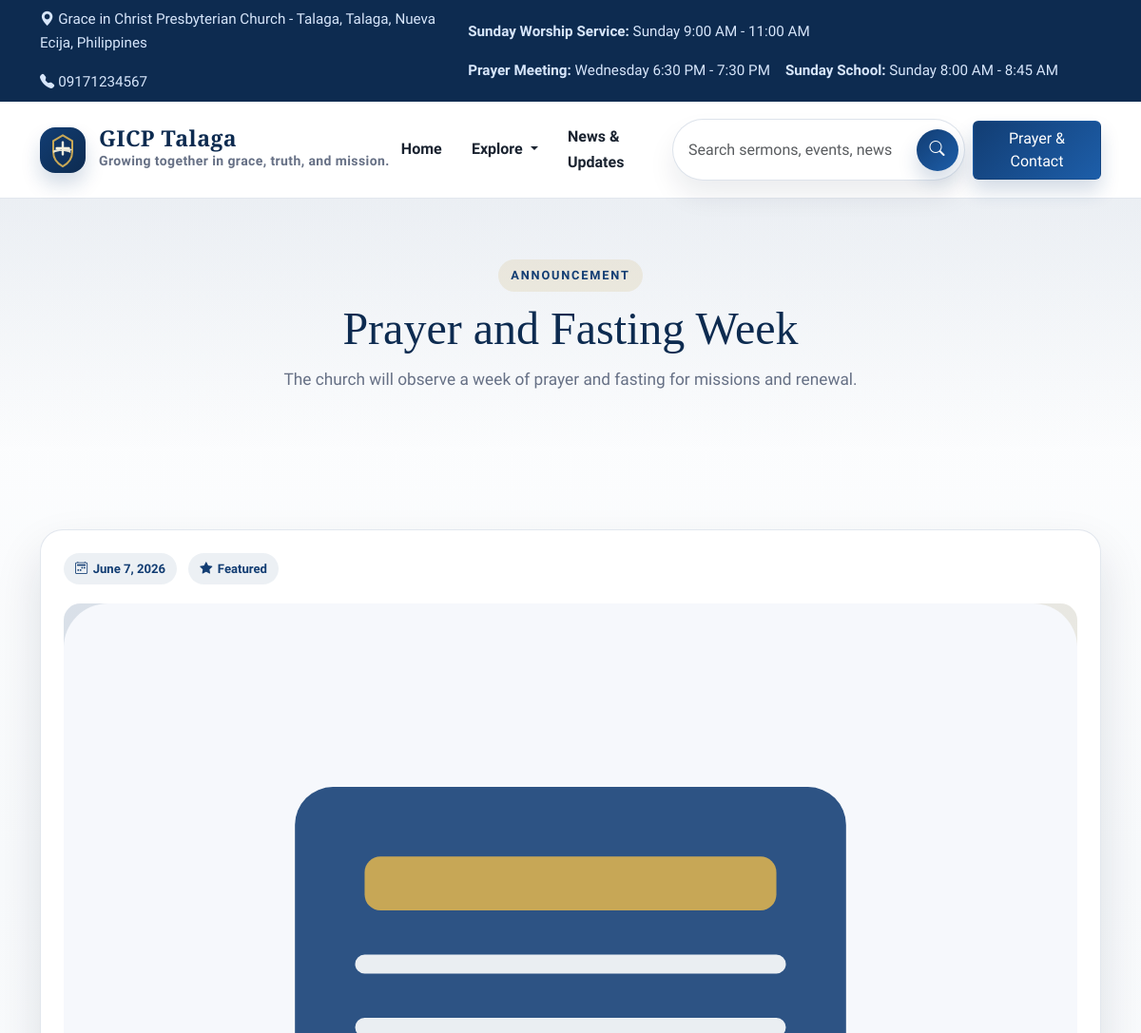
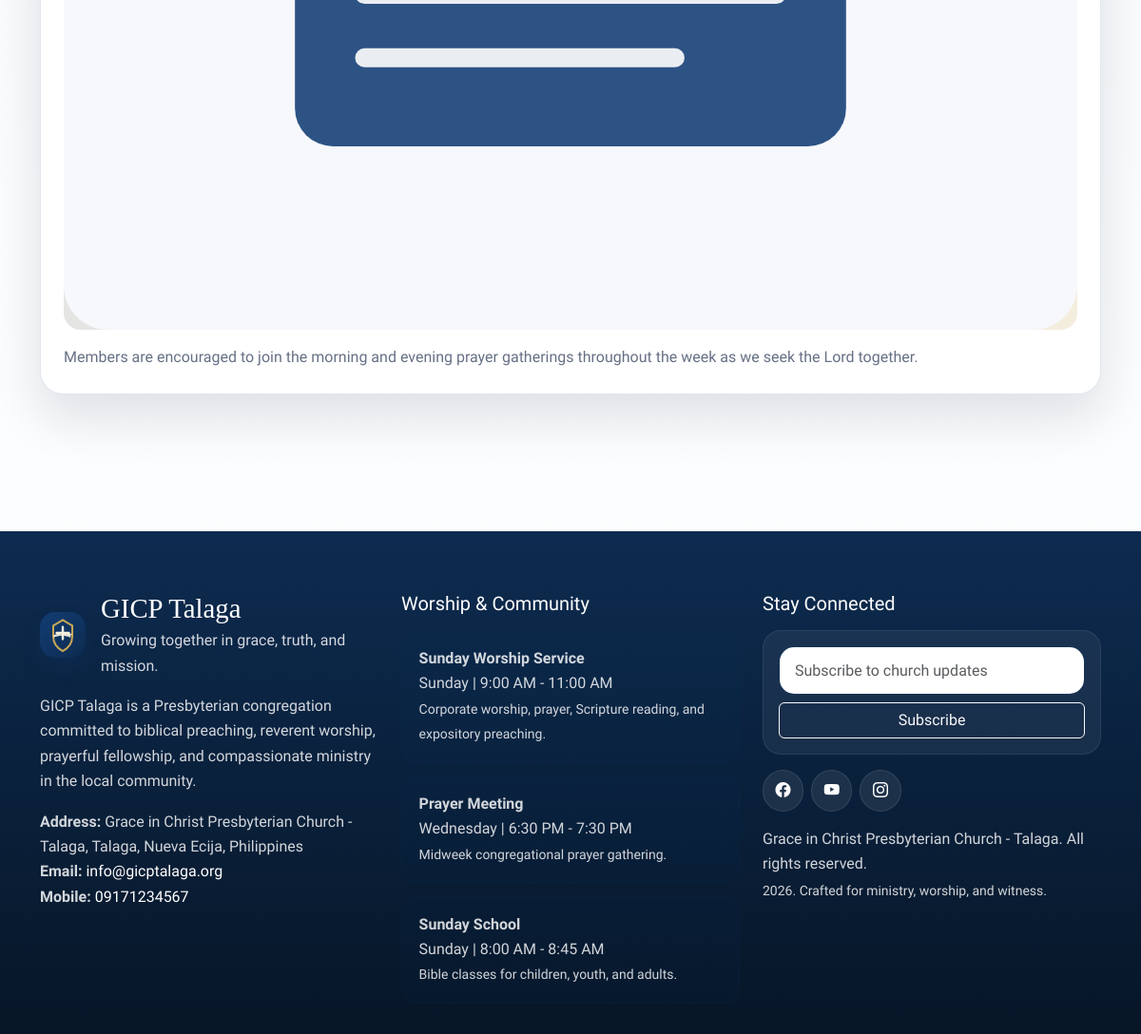
The app's page /announcements/prayer-and-fasting-week with its own data (2 pictures, top to bottom).
### tables this page shows
CREATE TABLE `church_profile` (
  `id` INT UNSIGNED NOT NULL AUTO_INCREMENT,
  `church_name` VARCHAR(255) NOT NULL,
  `short_name` VARCHAR(120) NOT NULL,
  `tagline` VARCHAR(255) NULL,
  `logo` VARCHAR(255) NULL,
  `hero_image` VARCHAR(255) NULL,
  `welcome_message` LONGTEXT NULL,
  `brief_intro` LONGTEXT NULL,
  `history` LONGTEXT NULL,
  `mission` LONGTEXT NULL,
  `vision` LONGTEXT NULL,
  `core_values` LONGTEXT NULL,
  `statement_of_faith` LONGTEXT NULL,
  `address` VARCHAR(255) NULL,
  `email` VARCHAR(150) NULL,
  `mobile_number` VARCHAR(50) NULL,
  `landline` VARCHAR(50) NULL,
  `google_map_embed` LONGTEXT NULL,
  `facebook_url` VARCHAR(255) NULL,
  `youtube_url` VARCHAR(255) NULL,
  `instagram_url` VARCHAR(255) NULL,
  `prayer_cta_text` VARCHAR(255) NULL,
  `created_at` DATETIME NOT NULL,
  `updated_at` DATETIME NOT NULL,
  PRIMARY KEY (`id`)
);

CREATE TABLE `service_schedules` (
  `id` INT UNSIGNED NOT NULL AUTO_INCREMENT,
  `title` VARCHAR(150) NOT NULL,
  `day_name` VARCHAR(50) NOT NULL,
  `time_range` VARCHAR(80) NOT NULL,
  `description` VARCHAR(255) NULL,
  `display_order` INT NOT NULL DEFAULT 0,
  `is_visible` TINYINT(1) NOT NULL DEFAULT 1,
  `created_at` DATETIME NOT NULL,
  `updated_at` DATETIME NOT NULL,
  PRIMARY KEY (`id`)
);

CREATE TABLE `menu_items` (
  `id` INT UNSIGNED NOT NULL AUTO_INCREMENT,
  `label` VARCHAR(100) NOT NULL,
  `url` VARCHAR(255) NOT NULL,
  `icon` VARCHAR(80) NULL,
  `target` VARCHAR(20) NOT NULL DEFAULT '_self',
  `parent_id` INT UNSIGNED NULL,
  `sort_order` INT NOT NULL DEFAULT 0,
  `is_visible` TINYINT(1) NOT NULL DEFAULT 1,
  `created_at` DATETIME NOT NULL,
  `updated_at` DATETIME NOT NULL,
  PRIMARY KEY (`id`),
  CONSTRAINT `fk_menu_items_parent` FOREIGN KEY (`parent_id`) REFERENCES `menu_items`(`id`) ON DELETE SET NULL ON UPDATE CASCADE
);

CREATE TABLE `announcements` (
  `id` INT UNSIGNED NOT NULL AUTO_INCREMENT,
  `title` VARCHAR(255) NOT NULL,
  `slug` VARCHAR(200) NOT NULL,
  `summary` LONGTEXT NULL,
  `content` LONGTEXT NULL,
  `image` VARCHAR(255) NULL,
  `publish_date` DATE NOT NULL,
  `is_featured` TINYINT(1) NOT NULL DEFAULT 0,
  `status` ENUM('draft', 'published', 'archived') NOT NULL DEFAULT 'published',
  `created_at` DATETIME NOT NULL,
  `updated_at` DATETIME NOT NULL,
  PRIMARY KEY (`id`),
  UNIQUE KEY `uk_announcements_slug` (`slug`)
);

### application/core/MY_Controller.php (called while the page is built, shortened)
<?php
class Site_Controller extends CI_Controller
{
	public $church_profile_model;
	public $daily_verse_model;
	public $service_schedule_model;
	public $setting_model;
	public $menu_model;
	protected $site_data = array();
	public function __construct()
	{
		$this->load->model(array(
			'church_profile_model',
			'daily_verse_model',
			'announcement_model',
			'event_model',
			'news_update_model',
			'ministry_model',
			'pastor_model',
			'sermon_model',
			'gallery_model',
			'visitor_log_model',
			'service_schedule_model'
		));
		$this->site_data = array(
			'settings' => $this->setting_model->get_keyed_settings(),
			'church_profile' => $this->church_profile_model->get_primary_profile(),
			'menu_items' => $this->menu_model->get_visible_menu(),
			'daily_verse' => $this->daily_verse_model->get_current_verse(),
			'service_schedules' => $this->service_schedule_model->get_public_schedules(),
		);
	}
	protected function render($view, $data = array())
	{
		$data = array_merge($this->site_data, $data);
		$this->load->view('site/layout/header', $data);
		$this->load->view($view, $data);
		$this->load->view('site/layout/footer', $data);
	}
}

### application/controllers/Site.php (called while the page is built, shortened)
<?php
class Site extends Site_Controller
{
	public function __construct()
	{
		parent::__construct();
	}
	public function announcement($slug)
	{
		$announcement = $this->announcement_model->get_by_slug($slug);
		$this->render('site/announcement_detail', array(
			'page_title' => $announcement->title,
			'announcement' => $announcement,
		));
	}
}

### index.php (called while the page is built, shortened)
<?php
require_once BASEPATH.'core/CodeIgniter.php';

### application/helpers/app_helper.php (called while the page is built, shortened)
<?php
if (!function_exists('setting_value'))
{
	function setting_value($settings, $key, $default = '')
	{
		return isset($settings[$key]) && $settings[$key] !== '' ? $settings[$key] : $default;
	}
}
if (!function_exists('is_active_menu'))
{
	function is_active_menu($uri)
	{
		$ci = get_instance();
		$current = trim($ci->uri->uri_string(), '/');
		return $current === trim($uri, '/') ? 'active' : '';
	}
}
if (!function_exists('asset_url'))
{
	function asset_url($path)
	{
		return base_url('assets/'.ltrim($path, '/'));
	}
}
if (!function_exists('media_url'))
{
	function media_url($path, $fallback = 'images/placeholders/default.svg')
	{
		return base_url(ltrim($path, '/'));
	}
}
if (!function_exists('formatted_date'))
{
	function formatted_date($date, $format = 'F j, Y')
	{
		return date($format, strtotime($date));
	}
}

### application/models/Church_profile_model.php (called while the page is built, shortened)
<?php
class Church_profile_model extends MY_Model
{
	protected $table = 'church_profile';
	public function get_primary_profile()
	{
		$profile = $this->db->limit(1)->get($this->table)->row();
		if ($profile)
		{
			return $profile;
		}
		return (object) array(
			'church_name' => 'Grace in Christ Presbyterian Church - Talaga',
			'short_name' => 'GICP Talaga',
			'tagline' => '',
			'logo' => 'assets/images/logo.svg',
			'hero_image' => 'assets/images/hero-pattern.svg',
			'welcome_message' => '',
			'brief_intro' => '',
			'history' => '',
			'mission' => '',
			'vision' => '',
			'core_values' => '',
			'statement_of_faith' => '',
			'address' => '',
			'email' => '',
			'mobile_number' => '',
			'landline' => '',
			'google_map_embed' => '',
			'facebook_url' => '',
			'youtube_url' => '',
			'instagram_url' => '',
			'prayer_cta_text' => '',
		);
	}
}

### application/core/MY_Model.php (called while the page is built, shortened)
<?php
class MY_Model extends CI_Model
{
	protected $table = '';
	protected $order_by = 'id DESC';
	public function get_all($limit = NULL, $offset = 0)
	{
		if ($this->order_by)
		{
			$this->db->order_by($this->order_by);
		}
		return $this->db->get($this->table)->result();
	}
	public function get_by($where, $single = FALSE)
	{
		$query = $this->db->get_where($this->table, $where);
		return $single ? $query->row() : $query->result();
	}
	public function insert($data)
	{
		$this->db->insert($this->table, $data);
		return (int) $this->db->insert_id();
	}
}

### application/models/Service_schedule_model.php (called while the page is built, shortened)
<?php
class Service_schedule_model extends MY_Model
{
	public function get_public_schedules()
	{
		return $this->get_by(array('is_visible' => 1));
	}
}

### application/models/Menu_model.php (called while the page is built, shortened)
<?php
class Menu_model extends MY_Model
{
	public function get_visible_menu()
	{
		return $this->get_by(array('is_visible' => 1));
	}
}

### application/models/Announcement_model.php (called while the page is built, shortened)
<?php
class Announcement_model extends MY_Model
{
	public function get_by_slug($slug)
	{
		return $this->get_by(array('slug' => $slug), TRUE);
	}
}

### application/views/site/announcement_detail.php (the view, shortened to what this page needs)
<?php
$this->load->view('site/partials/page_header', compact('title', 'lead', 'eyebrow'));
?>
<section class="section-spacing">
	<div class="container">
		<div class="detail-card">
			<div class="detail-meta">
				<span class="content-badge"><i class="bi bi-calendar2-week"></i><?php echo formatted_date($announcement->publish_date); ?></span>
				<?php if ((int) $announcement->is_featured === 1): ?><span class="content-badge"><i class="bi bi-star-fill"></i>Featured</span><?php endif; ?>
			</div>
			<?php if (!empty($announcement->image)): ?><img class="card-media" src="<?php echo media_url($announcement->image, 'images/placeholders/news.svg'); ?>" alt="<?php echo html_escape($announcement->title); ?>"><?php endif; ?>
			<p class="detail-copy mb-0"><?php echo nl2br(html_escape($announcement->content)); ?></p>
		</div>
	</div>
</section>

### application/views/site/layout/header.php (shortened to what this page needs)
<!doctype html>
<html lang="en">
<head>
	<link href="https://cdn.jsdelivr.net/npm/bootstrap@5.3.3/dist/css/bootstrap.min.css" rel="stylesheet">
	<link href="https://cdn.jsdelivr.net/npm/bootstrap-icons@1.11.3/font/bootstrap-icons.css" rel="stylesheet">
	<link rel="stylesheet" href="<?php echo asset_url('css/site.css'); ?>">
</head>
<body>
<div class="site-topbar py-2">
	<div class="container d-flex flex-column flex-lg-row justify-content-between gap-2 align-items-lg-center">
		<div class="d-flex flex-wrap gap-3">
			<span><i class="bi bi-geo-alt-fill me-1"></i><?php echo html_escape($church_profile->address); ?></span>
			<span><i class="bi bi-telephone-fill me-1"></i><?php echo html_escape($church_profile->mobile_number); ?></span>
		</div>
		<div class="d-flex flex-wrap gap-3 align-items-center">
			<?php foreach ($service_schedules as $schedule): ?>
				<span><strong><?php echo html_escape($schedule->title); ?>:</strong> <?php echo html_escape($schedule->day_name.' '.$schedule->time_range); ?></span>
			<?php endforeach; ?>
		</div>
	</div>
</div>
<nav class="navbar navbar-expand-xl sticky-top">
	<div class="container">
		<?php
		$dropdown_urls = array('about-us', 'pastors', 'ministries', 'sermons', 'events', 'gallery', 'contact');
		$dropdown_items = array();
		$dropdown_active = FALSE;
		foreach ($menu_items as $menu_item)
		{
			if (in_array(trim($menu_item->url, '/'), $dropdown_urls, TRUE))
			{
				$dropdown_items[] = $menu_item;
			}
		}
		?>
		<a class="navbar-brand" href="<?php echo base_url(); ?>">
			<img class="brand-mark" src="<?php echo media_url($church_profile->logo, 'images/logo.svg'); ?>" alt="<?php echo html_escape($church_profile->short_name); ?> logo">
			<span>
				<span class="brand-title d-block"><?php echo html_escape($church_profile->short_name); ?></span>
				<span class="brand-subtitle d-block"><?php echo html_escape($church_profile->tagline); ?></span>
			</span>
		</a>
		<div class="collapse navbar-collapse" id="siteNav">
			<ul class="navbar-nav ms-auto align-items-xl-center gap-xl-1 mb-3 mb-xl-0">
				<?php $dropdown_rendered = FALSE; ?>
				<?php foreach ($menu_items as $menu_item): ?>
					<?php if (in_array(trim($menu_item->url, '/'), $dropdown_urls, TRUE)): ?>
						<?php if (!$dropdown_rendered && !empty($dropdown_items)): ?>
							<li class="nav-item dropdown">
								<a class="nav-link dropdown-toggle <?php echo $dropdown_active ? 'active' : ''; ?>" href="#" id="headerExploreDropdown" role="button" data-bs-toggle="dropdown" aria-expanded="false">
									Explore
								</a>
							</li>
							<?php $dropdown_rendered = TRUE; ?>
						<?php endif; ?>
						<?php continue; ?>
					<?php endif; ?>
					<li class="nav-item">
						<a class="nav-link <?php echo is_active_menu($menu_item->url); ?>" target="<?php echo html_escape($menu_item->target); ?>" href="<?php echo base_url(ltrim($menu_item->url, '/')); ?>"><?php echo html_escape($menu_item->label); ?></a>
					</li>
				<?php endforeach; ?>
			</ul>
			<div class="nav-actions d-flex flex-column flex-xl-row gap-2 align-items-xl-center ms-xl-3">
				<form class="search-form navbar-search" action="<?php echo site_url('search'); ?>" method="get" role="search">
					<div class="search-shell">
						<input id="navSearch" class="form-control" type="search" name="q" placeholder="Search sermons, events, news" aria-label="Search website">
						<button class="search-submit" type="submit" aria-label="Submit search">
							<i class="bi bi-search"></i>
						</button>
					</div>
				</form>
				<a class="btn btn-church" href="<?php echo site_url('contact'); ?>">Prayer & Contact</a>
			</div>
		</div>
	</div>
</nav>
<main id="main-content">

### application/views/site/partials/page_header.php
<section class="page-hero">
	<div class="container">
		<div class="row justify-content-center">
			<div class="col-lg-10 text-center">
				<span class="eyebrow"><?php echo isset($eyebrow) ? html_escape($eyebrow) : 'Grace in Christ Presbyterian Church'; ?></span>
				<h1 class="section-title"><?php echo html_escape($title); ?></h1>
				<?php if (!empty($lead)): ?>
					<p class="section-lead mx-auto"><?php echo html_escape($lead); ?></p>
				<?php endif; ?>
			</div>
		</div>
	</div>
</section>

### application/views/site/layout/footer.php (shortened to what this page needs)
</main>
<footer class="site-footer">
	<div class="container">
		<div class="row g-4 align-items-start">
			<div class="col-lg-4">
				<div class="d-flex align-items-center gap-3 mb-3">
					<img class="brand-mark" src="<?php echo media_url($church_profile->logo, 'images/logo.svg'); ?>" alt="<?php echo html_escape($church_profile->short_name); ?> logo">
					<div>
						<h2 class="footer-title mb-1"><?php echo html_escape($church_profile->short_name); ?></h2>
						<p class="mb-0"><?php echo html_escape($church_profile->tagline); ?></p>
					</div>
				</div>
				<p><?php echo html_escape($church_profile->brief_intro); ?></p>
				<p class="mb-0"><strong>Address:</strong> <?php echo html_escape($church_profile->address); ?></p>
				<p class="mb-0"><strong>Email:</strong> <a href="mailto:<?php echo html_escape($church_profile->email); ?>"><?php echo html_escape($church_profile->email); ?></a></p>
				<p><strong>Mobile:</strong> <a href="tel:<?php echo html_escape($church_profile->mobile_number); ?>"><?php echo html_escape($church_profile->mobile_number); ?></a></p>
			</div>
			<div class="col-lg-4">
				<h3 class="h5 text-white mb-3">Worship & Community</h3>
				<ul class="schedule-list">
					<?php foreach ($service_schedules as $schedule): ?>
						<li>
							<strong><?php echo html_escape($schedule->title); ?></strong><br>
							<span><?php echo html_escape($schedule->day_name.' | '.$schedule->time_range); ?></span><br>
							<small><?php echo html_escape($schedule->description); ?></small>
						</li>
					<?php endforeach; ?>
				</ul>
			</div>
			<div class="col-lg-4">
				<h3 class="h5 text-white mb-3">Stay Connected</h3>
				<div class="footer-newsletter mb-3">
					<form action="<?php echo site_url('newsletter-subscribe'); ?>" method="post" class="row g-2">
						<div class="col-12">
							<input id="footerEmail" class="form-control" type="email" name="email" placeholder="Subscribe to church updates" required>
						</div>
						<div class="col-12">
							<button class="btn btn-outline-light w-100" type="submit">Subscribe</button>
						</div>
					</form>
				</div>
				<div class="d-flex flex-wrap gap-2 mb-3">
					<?php if (!empty($church_profile->facebook_url)): ?><a class="social-chip" href="<?php echo html_escape($church_profile->facebook_url); ?>" target="_blank" rel="noreferrer" aria-label="Facebook"><i class="bi bi-facebook"></i></a><?php endif; ?>
					<?php if (!empty($church_profile->youtube_url)): ?><a class="social-chip" href="<?php echo html_escape($church_profile->youtube_url); ?>" target="_blank" rel="noreferrer" aria-label="YouTube"><i class="bi bi-youtube"></i></a><?php endif; ?>
					<?php if (!empty($church_profile->instagram_url)): ?><a class="social-chip" href="<?php echo html_escape($church_profile->instagram_url); ?>" target="_blank" rel="noreferrer" aria-label="Instagram"><i class="bi bi-instagram"></i></a><?php endif; ?>
				</div>
				<p class="mb-1"><?php echo html_escape(setting_value($settings, 'footer_text', 'Grace in Christ Presbyterian Church - Talaga.')); ?></p>
				<p class="mb-0 small"><?php echo date('Y'); ?>. Crafted for ministry, worship, and witness.</p>
			</div>
		</div>
	</div>
</footer>
</body>
</html>

### records on screen
church_profile: address "Grace in Christ Presbyterian Church - Talaga, Talaga, Nueva Ecija, Philippines", mobile_number "09171234567", logo (picture), short_name "GICP Talaga", tagline "Growing together in grace, truth, and mission.", brief_intro "GICP Talaga is a Presbyterian congregation committed to biblical preaching, reverent worship, prayerful fellowship, and compassionate ministry in the local community.", email "info@gicptalaga.org"
service_schedules: title "Sunday Worship Service", day_name+time_range "Sunday 9:00 AM - 11:00 AM", day_name+time_range "Sunday | 9:00 AM - 11:00 AM", description "Corporate worship, prayer, Scripture reading, and expository preaching."
service_schedules: title "Prayer Meeting", day_name+time_range "Wednesday 6:30 PM - 7:30 PM", day_name+time_range "Wednesday | 6:30 PM - 7:30 PM", description "Midweek congregational prayer gathering."
service_schedules: title "Sunday School", day_name+time_range "Sunday 8:00 AM - 8:45 AM", day_name+time_range "Sunday | 8:00 AM - 8:45 AM", description "Bible classes for children, youth, and adults."
menu_items: label "Home"
menu_items: label "News & Updates"
announcements: title "Prayer and Fasting Week", summary "The church will observe a week of prayer and fasting for missions and renewal.", publish_date "June 7, 2026", image (picture), content "Members are encouraged to join the morning and evening prayer gatherings throughout the week as we seek the Lord together."

### other values on screen
$eyebrow "ANNOUNCEMENT"
